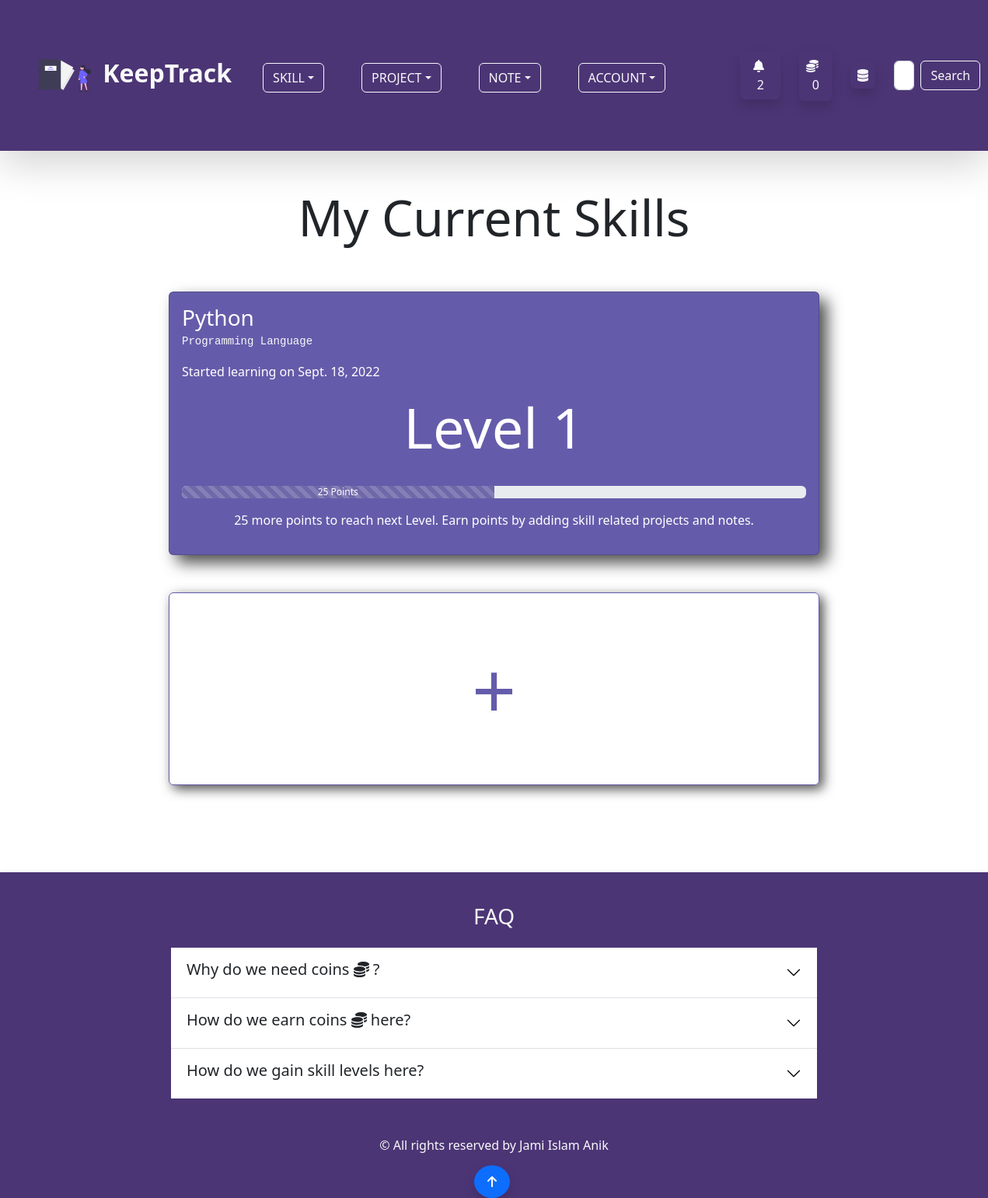
The app's page /skill/ (signed in) with its own data.
### account/models.py (models this page shows, shortened)
class Profile(models.Model):
    user = models.OneToOneField(User,on_delete=models.CASCADE,null=True,blank=True)
    profile_image = models.ImageField(null=True,blank=True,upload_to='keeptrack/images/',default = 'keeptrack/default_images/default_profile_i2ejjp.png')
    username = models.CharField(max_length=255)
    first_name = models.CharField(max_length=255,null=True,blank=True)
    last_name = models.CharField(max_length=255,null=True,blank=True)
    bio = models.TextField(max_length=2000,blank=True,null=True)
    email = models.EmailField(max_length=255,blank=True,null=True)
    portfolio_site = models.URLField(max_length=500,blank=True,null=True)
    facebook = models.URLField(max_length=2000,blank=True,null=True)
    linkedin = models.URLField(max_length=2000,blank=True,null=True)
    youtube = models.URLField(max_length=2000,blank=True,null=True)
    coin = models.IntegerField(default=100,null=True,blank=True)

### skill/models.py (models this page shows, shortened)
class Skill(models.Model):
    SKILL_TYPE_CHOICES = (
        ('Programming Language','Programming Language'),
        ('Database','Database'),
        ('Hosting Platform','Hosting Platform'),
        ('Coding Utility','Coding Utility'),
        ('Frontend Framework','Frontend Framework'),
        ('Backend Framework','Backend Framework'),
        ('Machine Learning Tool','Machine Learning Tool'),
        ('Data Science Tool','Data Science Tool'),
        ('Artificial Intelligence Tool','Artificial Intelligence Tool')
    )
    skill_type = models.CharField(max_length=200,choices=SKILL_TYPE_CHOICES,null=True,blank=True)
    note = GenericRelation(Note)
    owner = models.ForeignKey(Profile, on_delete=models.CASCADE,null=True,blank=True,default="Coding Utility")
    title = models.CharField(max_length=255)
    description = models.TextField(max_length=500,null=True,blank=True)
    skill_level = models.IntegerField(default=1)
    current_point = models.IntegerField(default=0)
    learning = models.BooleanField(default=True)
    started_learning = models.DateField(null=True,blank=True,auto_now_add=True)
    @property
    def needed_point(self):
        return self.skill_level*50 - self.current_point
    @property
    def current_point_percentage(self):
        percentage = (self.current_point/(self.skill_level * 50)) * 100
        if percentage <= 30:
            return 25
        elif percentage <= 60:
            return 50
        elif percentage <= 90:
            return 75
        else:
            return 100
    class Meta:
        ordering = ['skill_level','current_point']

### skill/views.py (the view)
# urls.py: path('',views.skill_page,name='skill-page'),
@login_required(login_url="login-page")
def skill_page(request):
    profile = request.user.profile
    queryset =profile.skill_set.all()
    context = {
        'queryset':queryset,
    }
    return render(request,'skill/skill_page.html',context)

### skill/templates/skill/skill_page.html
{% extends 'base.html' %}
{% load static %}
{% block content %}
<div class="container">
  <div class="d-flex justify-content-center align-items-center pb-5">
    <h3 class="display-3 text-center px-3"> My Current Skills</h3>
  </div>
{% if queryset %}
  {% for skill in queryset %}
  <a href="{% url 'single-skill-page' skill.id %}" class="text-reset text-decoration-none">
    <div class="card text-white mb-5 mx-auto w-75 " id="skill-page-card">
      <div class="card-body">
        <h3 class="card-title d-inline">{{skill.title}}</h3>
        <p class="fs-6"><code class="text-light">{{skill.skill_type}}</code></p>
        <p class="fs-6">Started learning on {{ skill.started_learning }}</p>
        <p class="text-center display-2 pb-3">Level {{skill.skill_level}} </p>
        <div class="progress my-3">
          <div class="progress-bar w-{{ skill.current_point_percentage }} progress-bar-striped progress-bar-animated"
            role="progressbar" aria-valuenow="{{ skill.current_point }}" aria-valuemin="0" aria-valuemax="100"
            style="background-color:#6f68a9;">{{ skill.current_point }} Points</div>
        </div>
        <p class="fs-6 text-center ">{{ skill.needed_point }} more points to reach next Level. Earn points by adding
          skill related projects and notes.</p>
      </div>
    </div>
  </a>
  {% endfor %}
  {% else %}
  <p class="text-center lead">You do not have any skill yet.</p>
  {% endif %}
  <a href="{% url 'skill-form-page' %}" class="btn p-5 my-5" id="skill-page-btn">+</a>
</div>
{% endblock %}

### templates/navbar.html (shortened to what this page needs)
{% load static %}
<nav class="navbar navbar-expand-lg navbar-light mb-5 shadow-lg" id="custom-bg">
  <div class="container-fluid p-3 p-md-5">
    <a class="navbar-brand fs-2 text-light fw-bold" href="{% url 'home-page' %}">
      <img src="{% static 'svg/undraw_personal_notebook_re_d7dc.svg' %}" alt="icon" class="me-1 bg-transparent"
        width="72" height="72">
      KeepTrack
    </a>
    <div class="collapse navbar-collapse" id="navbarSupportedContent">
      <ul class="navbar-nav me-auto mb-2 mb-lg-0 px-4 fs-3">
        {% if user.is_authenticated %}
        <li class="nav-item dropdown me-5 mb-3 mb-md-0">
          <button class="btn btn-outline-light dropdown-toggle text-uppercase" id="navbarWithDropdown"
            data-bs-toggle="dropdown" role="button" aria-expanded="false">Skill</button>
        </li>
        <li class="nav-item dropdown me-5 mb-3 mb-md-0">
          <button class="btn btn-outline-light dropdown-toggle text-uppercase" id="navbarWithDropdown"
            data-bs-toggle="dropdown" role="button" aria-expanded="false">Project</button>
        </li>
        <li class="nav-item dropdown me-5 mb-3 mb-md-0">
          <button class="btn btn-outline-light dropdown-toggle text-uppercase" id="navbarWithDropdown"
            data-bs-toggle="dropdown" role="button" aria-expanded="false">Note</button>
        </li>
        {% endif %}
        <li class="nav-item dropdown me-5 mb-3 mb-md-0">
          <button class="btn btn-outline-light dropdown-toggle text-uppercase" id="navbarWithDropdown"
            data-bs-toggle="dropdown" role="button" aria-expanded="false">Account</button>
        </li>
      </ul>
      {% if user.is_authenticated %}
      <button class="btn mx-4 shadow text-light" data-bs-toggle="modal"
                    data-bs-target="#notificationModal"><span class="ps-1"><i class="fas fa-bell fa-bounce pe-2"></i>
                      {{ user.profile.notification_set.count }}
                    </span>
                </button>
      <a href="{% url 'note-page' %}" class="btn text-light p-2 me-4 shadow rounded my-2"><i class="fas fa-coins fa-bounce pe-2"></i>{{ user.profile.coin }} </a>
      {% if user.is_superuser %}
      <a href="{% url 'dashboard' %}" class="btn text-light p-1 px-2 me-4 shadow rounded my-2"><i class="fas fa-database fa-bounce"></i></a>
      {% endif %}
      {% endif %}
      <form class="d-flex my-2" method="POST" action="{% url 'home-page' %}">
        <input class="form-control me-2" type="search" placeholder="Search Users by username..." aria-label="Search" name="searched">
        <button class="btn btn-outline-light" type="submit">Search</button>
      </form>
    </div>
  </div>
</nav>

### static/css/app.css (style rules this page uses)
#custom-bg { background-color: #4C3575; }
#skill-page-card { background-color: #645CAA; box-shadow: 10px 10px 20px rgb(0, 0, 0 , 0.7); }
#skill-page-btn { width: 75%; display: block; margin-left: auto; margin-right: auto; border:1px solid #645CAA; font-size: 100px; color: #645CAA; box-shadow: 5px 5px 15px rgb(0, 0, 0 , 0.7); }

### records on screen
Skill: title "Python", skill_type "Programming Language", started_learning "Sept. 18, 2022", skill_level "1", current_point "25", needed_point "25"

### other values on screen
{{ user.profile.notification_set.count }} "2"
{{ user.profile.coin }} "0"
